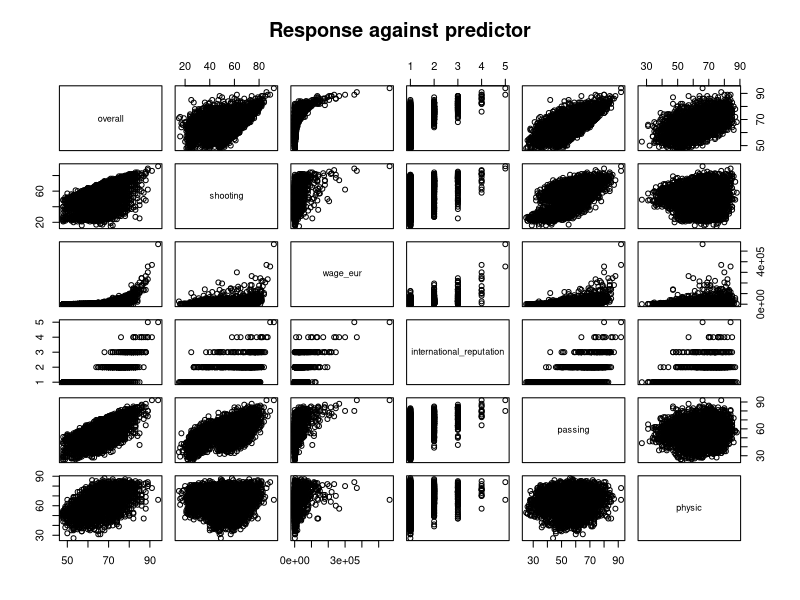
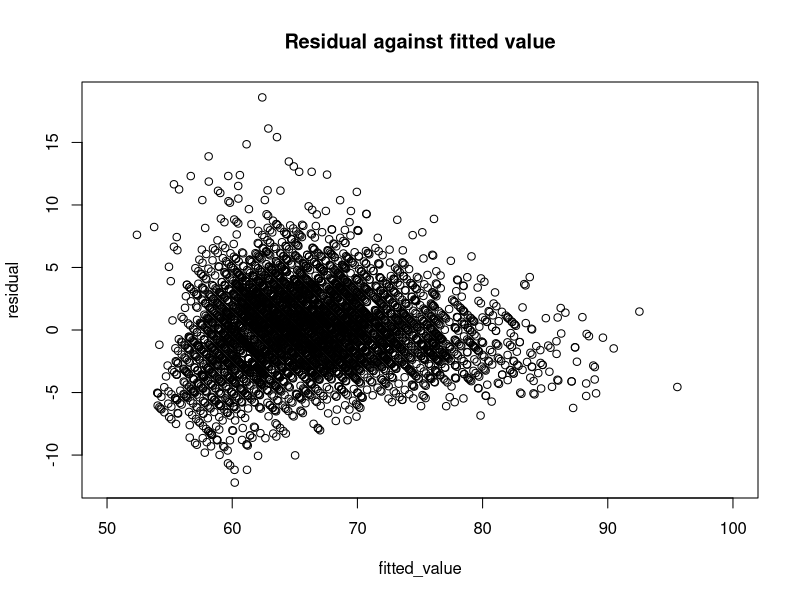
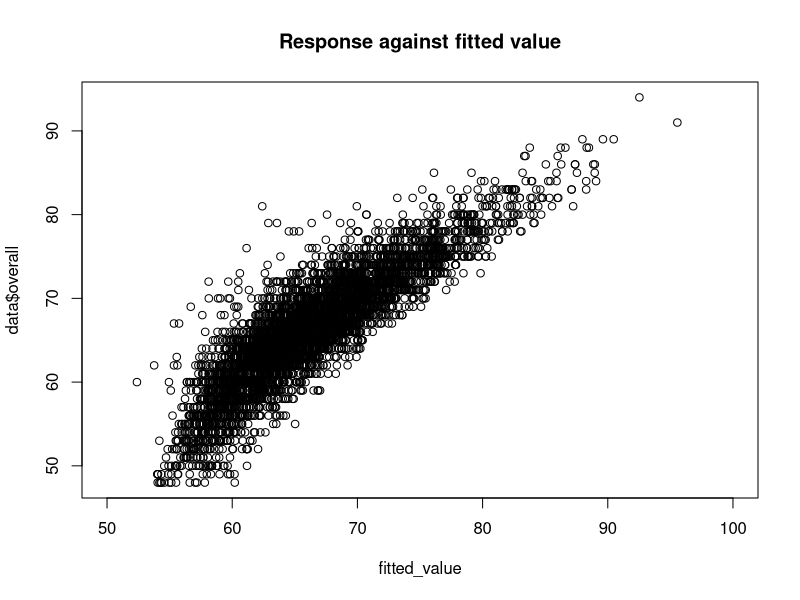
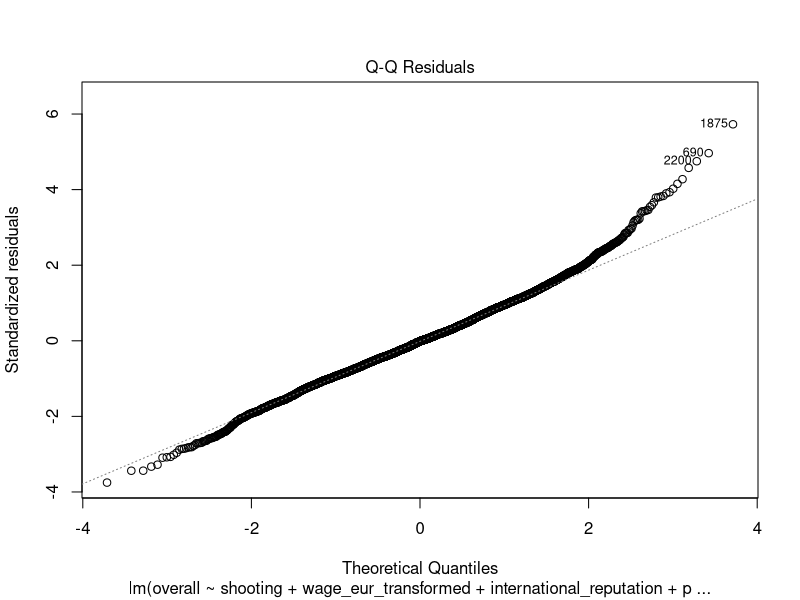
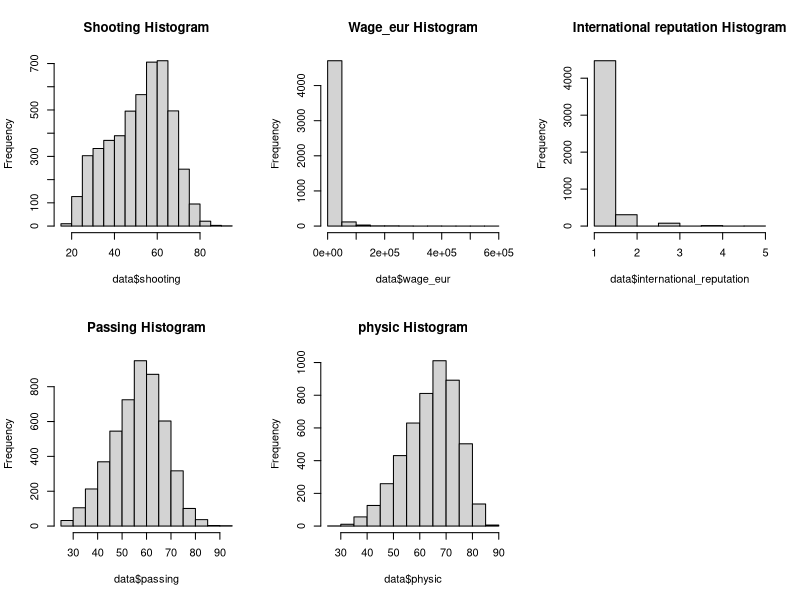

Reproduce these figures in R, in order.
## ---- chunk 1
library(tidyverse)
library(knitr)
library(car)
knitr::opts_chunk$set(fig.pos = 'H', echo = FALSE, message = FALSE, warning = FALSE)

## ---- chunk 2
#| lable: fig-data
#| fig-cap: Statistical analysis of "overall'
#| echo: false
#| warning: false
#| information: false


data <- read.csv("../data/cleaned_data/cleaned_data.csv")
transform_data <- data
summary_stats <- data.frame(
  min = min(data$overall),
  max = max(data$overall),
  mean = mean(data$overall),
  median = median(data$overall),
  standard_deviation = sd(data$overall)
)
kable(summary_stats, caption = "Descriptive Statistic of Response Variable")
## ---- chunk 3
#| echo: false
#| message: false
#| warning: false
#| information: false
plot(data[, c(2,3,4,5,6,7)], main="Response against predictor")
data$wage_eur[data$wage_eur == 0] <- 1
p<-powerTransform(cbind(data[, 2:7]))
summary(p)
## ---- chunk 4
#| echo: false
#| message: false
#| warning: false
#| information: false

transform_data$international_reputation <- as.factor(transform_data$international_reputation)
transform_data$wage_eur_transformed <- transform_data$wage_eur^0.25
transform_data$physic_transformed <- transform_data$physic^2
transform_data$passing_transformed <- transform_data$passing^2

fit_rating = lm(overall ~ shooting + wage_eur_transformed + international_reputation + passing_transformed + physic_transformed, data = transform_data)
fitted_value = fitted(fit_rating)
residual = resid(fit_rating)
plot(fitted_value, residual, xlim=c(50, 100), main = "Residual against fitted value")
summary(fit_rating)
## ---- chunk 5
#| echo: false
#| message: false
#| warning: false
#| information: false
#| fig-cap: Response against fitted value test
plot(fitted_value,data$overall, xlim=c(50,100), main = "Response against fitted value")
## ---- chunk 6
#| echo: false
#| message: false
#| warning: false
#| information: false

plot(fit_rating, which = 2)
## ---- chunk 7
#| echo: false
#| message: false
#| warning: false
#| information: false

par(mfrow=c(2,3))

summary_table <- data.frame(
  predictors = c("shooting", "wage_eur", "international_reputation", "passing", "physic"),
  min = c(min(data$shooting),min(data$wage_eur), min(data$international_reputation), min(data$passing), min(data$physic)),
  max = c(max(data$shooting),max(data$wage_eur), max(data$international_reputation), max(data$passing), max(data$physic)),
  mean = c(mean(data$shooting),mean(data$wage_eur), mean(data$international_reputation), mean(data$passing), mean(data$physic)),
  median = c(median(data$shooting),median(data$wage_eur), median(data$international_reputation), median(data$passing), median(data$physic)),
  standard_deviation = c(sd(data$shooting),sd(data$wage_eur), sd(data$international_reputation), sd(data$passing), sd(data$physic))
)

kable(summary_table, caption = "Descriptive Statistic of Predictors")

hist(data$shooting, main = "Shooting Histogram")
hist(data$wage_eur, main = "Wage_eur Histogram")
hist(data$international_reputation, main = "International reputation Histogram")
hist(data$passing, main =  "Passing Histogram")
hist(data$physic, main = "physic Histogram")
